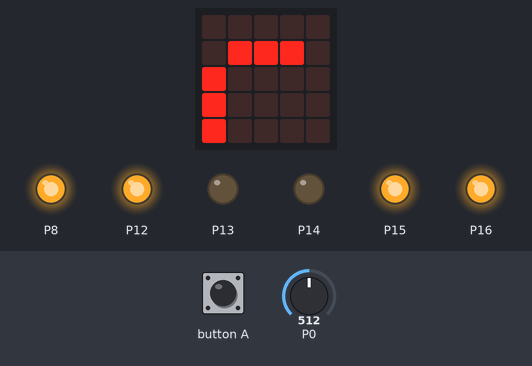
Simulated run of this program. Board: BBC micro:bit (MakeCode). Shown: the board's 5×5 LED display, output pins drawn as LEDs (lit = HIGH). Dashed ring = blinking. The inputs (shaded band) are chosen by the test bench; at power-on: P0 = 512 (analog values on the 0–1023 scale).

Above: at 1.2 s.
1.3 s: button A pressed for 1.55 s
At 1.6 s:
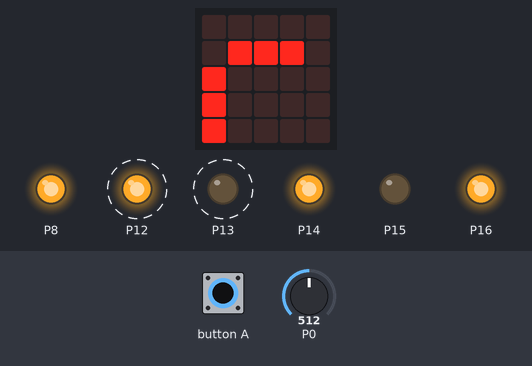
At 3.6 s:
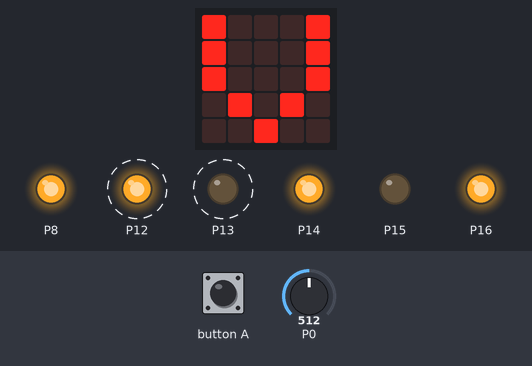
4.3 s: button A pressed for 3.2 s
At 5.32 s:
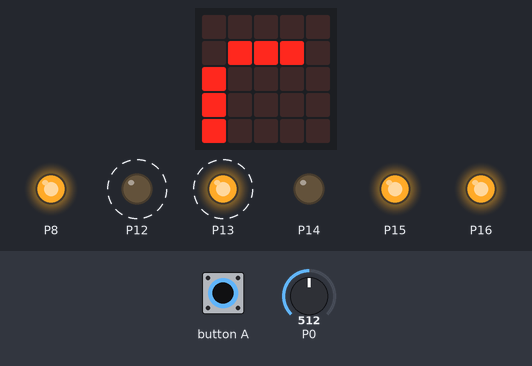
9.0 s: P0 set to 122
10.8 s: P0 set to 306
Timing chart, 0 to 14.7 s (numbered marks = the images above; inputs shaded):
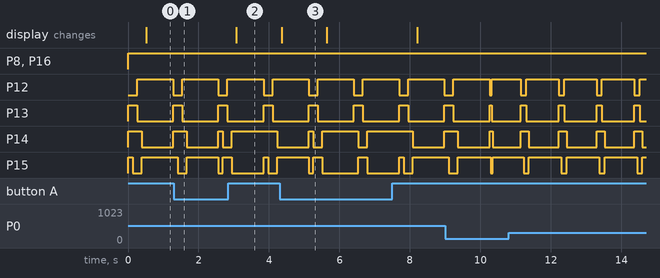

Measured:
- after the input at 1.3 s, the display: changes after 1.8 s (image 2)
- by itself, P12: alternates HIGH for 1.0 s and LOW for 0.26 s
- by itself, P13: alternates HIGH for 0.26 s and LOW for 1.0 s
- what the display in image 3 shows lasts 1.2 s, from 4.4 s to 5.6 s

The program:

main.ts
```typescript
let TempoMotor = 0
let TempoAnalog = 0
/**
 * Das Programm ist für die Hardware von Waveshare(Roboter Bausatz)
 */
function Schritt1 (tempo: number) {
    pins.digitalWritePin(DigitalPin.P8, 1)
    pins.digitalWritePin(DigitalPin.P16, 1)
    pins.digitalWritePin(DigitalPin.P12, 0)
    pins.digitalWritePin(DigitalPin.P13, 1)
    pins.digitalWritePin(DigitalPin.P14, 1)
    pins.digitalWritePin(DigitalPin.P15, 0)
}
function schritt1rueck (tempo: number) {
    pins.digitalWritePin(DigitalPin.P8, 1)
    pins.digitalWritePin(DigitalPin.P16, 1)
    pins.digitalWritePin(DigitalPin.P12, 0)
    pins.digitalWritePin(DigitalPin.P13, 1)
    pins.digitalWritePin(DigitalPin.P14, 1)
    pins.digitalWritePin(DigitalPin.P15, 1)
}
function schritt2rueck (tempo: number) {
    pins.digitalWritePin(DigitalPin.P8, 1)
    pins.digitalWritePin(DigitalPin.P16, 1)
    pins.digitalWritePin(DigitalPin.P12, 0)
    pins.digitalWritePin(DigitalPin.P13, 1)
    pins.digitalWritePin(DigitalPin.P14, 1)
    pins.digitalWritePin(DigitalPin.P15, 0)
}
function Schritt4 (tempo: number) {
    pins.digitalWritePin(DigitalPin.P8, 1)
    pins.digitalWritePin(DigitalPin.P16, 1)
    pins.digitalWritePin(DigitalPin.P12, 1)
    pins.digitalWritePin(DigitalPin.P13, 0)
    pins.digitalWritePin(DigitalPin.P14, 1)
    pins.digitalWritePin(DigitalPin.P15, 0)
}
function Schritt3 (tempo: number) {
    pins.digitalWritePin(DigitalPin.P8, 1)
    pins.digitalWritePin(DigitalPin.P16, 1)
    pins.digitalWritePin(DigitalPin.P12, 1)
    pins.digitalWritePin(DigitalPin.P13, 0)
    pins.digitalWritePin(DigitalPin.P14, 0)
    pins.digitalWritePin(DigitalPin.P15, 1)
}
function schritt3rueck (tempo: number) {
    pins.digitalWritePin(DigitalPin.P8, 1)
    pins.digitalWritePin(DigitalPin.P16, 1)
    pins.digitalWritePin(DigitalPin.P12, 1)
    pins.digitalWritePin(DigitalPin.P13, 0)
    pins.digitalWritePin(DigitalPin.P14, 1)
    pins.digitalWritePin(DigitalPin.P15, 0)
}
function Vor () {
    Schritt1(1)
    basic.pause(TempoMotor)
    Schritt2(1)
    basic.pause(TempoMotor)
    Schritt3(1)
    basic.pause(TempoMotor)
    Schritt4(1)
    basic.pause(TempoMotor)
}
function Schritt4rueck (tempo: number) {
    pins.digitalWritePin(DigitalPin.P8, 1)
    pins.digitalWritePin(DigitalPin.P16, 1)
    pins.digitalWritePin(DigitalPin.P12, 1)
    pins.digitalWritePin(DigitalPin.P13, 0)
    pins.digitalWritePin(DigitalPin.P14, 0)
    pins.digitalWritePin(DigitalPin.P15, 1)
}
function Schritt2 (tempo: number) {
    pins.digitalWritePin(DigitalPin.P8, 1)
    pins.digitalWritePin(DigitalPin.P16, 1)
    pins.digitalWritePin(DigitalPin.P12, 0)
    pins.digitalWritePin(DigitalPin.P13, 1)
    pins.digitalWritePin(DigitalPin.P14, 0)
    pins.digitalWritePin(DigitalPin.P15, 1)
}
function rueck () {
    schritt1rueck(1)
    basic.pause(TempoMotor)
    schritt2rueck(1)
    basic.pause(TempoMotor)
    schritt3rueck(1)
    basic.pause(TempoMotor)
    Schritt4rueck(1)
    basic.pause(TempoMotor)
}
/**
 * Ein bipolarer Schrittmotor soll sich im Vollschrittbetrieb drehen. Benötigt werden 2 H Brücken
 */
/**
 * Tabelle Schrittmotor  Damit der Motor rückwärts läuft, folgende Tabelle:
 *
 * vor                                   rück
 *
 * Spule 1    Spule 2       Spule 1    Spule 2
 *
 * 0   1           1    0         0   1          0     1
 *
 * 0   1           0    1         0   1          1     0
 *
 * 1   0           0    1         1   0          1     0
 *
 * 1   0           1    0         1   0          0     1
 */
basic.forever(function () {
    TempoAnalog = pins.analogReadPin(AnalogPin.P0)
    TempoMotor = TempoAnalog / 4
    if (input.buttonIsPressed(Button.A)) {
        Vor()
        basic.showString("V")
    } else {
        rueck()
        basic.showString("r")
    }
})
```

test.ts
```typescript
// Hier kann man Tests durchführen; diese Datei wird nicht kompiliert, wenn dieses Paket als Erweiterung verwendet wird.
```
